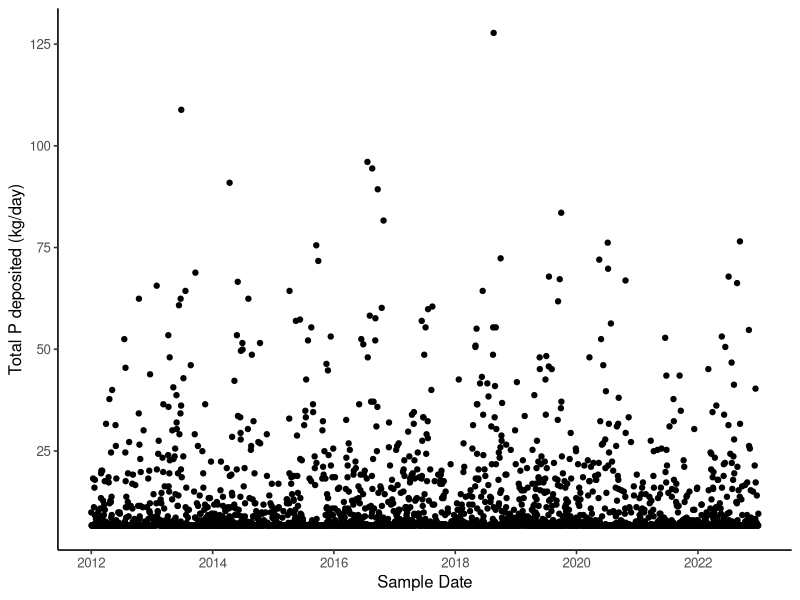
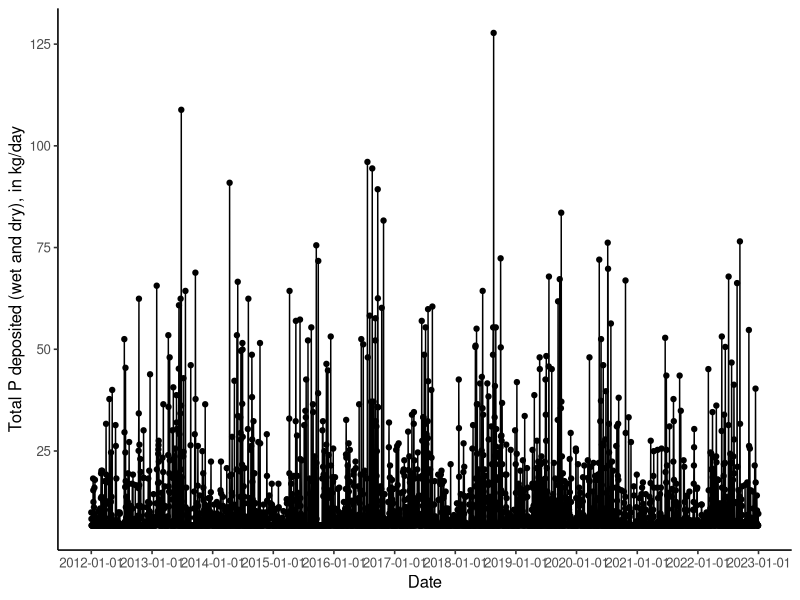
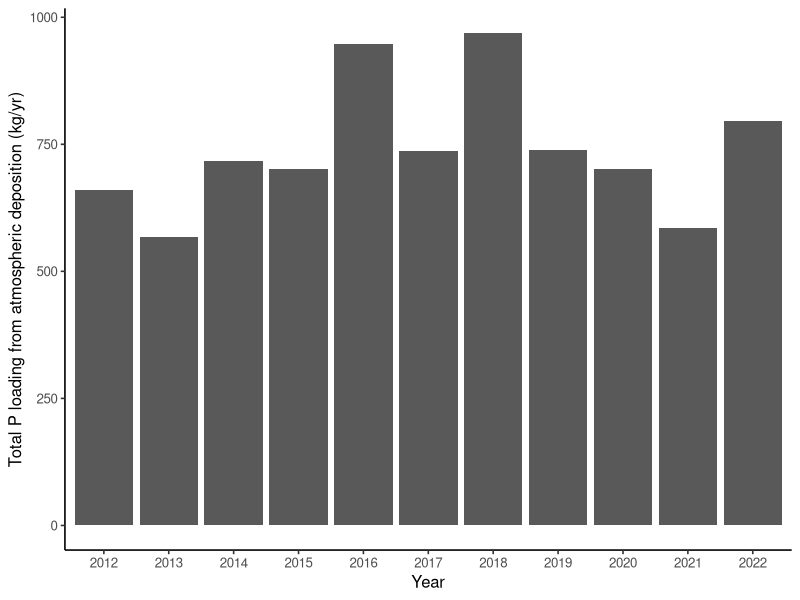
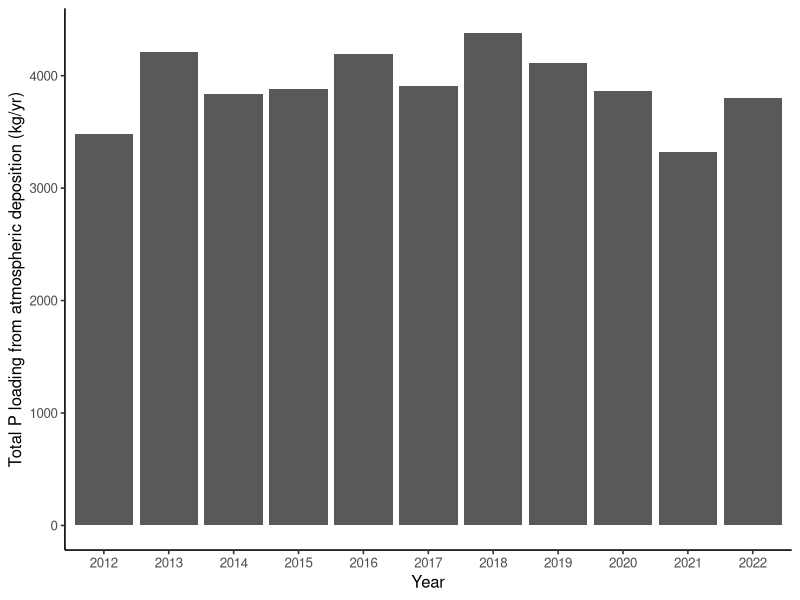

R code for these plots, in order: (Note: this script raises an error after producing the figures.)
## ---- chunk 1
library(dplyr) #needed for reshaping/reformaing data
library(lubridate) #needed for date functions
library(ggplot2) #needed for plots
## ---- chunk 2
precip<- read.csv(file="Original_data/NOAA_Weather_Mendota_2012to2022.csv")
## ---- chunk 3
km2_m2= 1000000/1 #conversion factor from km^2 to m^2
A_lake_m2 = 39.40*km2_m2 #surface area of lake in m^2 
mg_kg = 1/1000000 #conversion factor from mg to kg
in_m = 1/39.3701 #conversion factor from in to m (1 m = 39.701 inches)
m3_L = 1000/1 #conversion factor from m^3 to L (1000 L = 1 m^3)
P_atm_dry = 0.17 #mg P/m2-day rate of P dry deposition during summer (Soranno et 
#al 1997)
P_atm_wet = 0.032 #mg/L rate of P wet deposition (Soranno et al 1997)
## ---- chunk 4
precip<- precip %>%
  mutate(sampledate=as.Date(sampledate, format="%m/%d/%Y", #reformat as date
                            origin="1899-12-30")) %>%
  filter(!Precipitation_in=="T") %>% #remove flagged records with value "T"
  mutate(Precipitation_in=as.numeric(Precipitation_in)) %>% #convert to numeric
  filter(!is.na(Precipitation_in)) %>% #remove NAs
  mutate(dryP_atm_kgday=((P_atm_dry*A_lake_m2)*mg_kg), #calculate dry P
         wetP_atm_kgday=(P_atm_wet*m3_L*(Precipitation_in*in_m*A_lake_m2)*mg_kg),
         #calculate wet P deposited
         totP_atm_kgday=(dryP_atm_kgday+wetP_atm_kgday), #calculate total P_atm
         daynum=format(sampledate, format = "%j")
        )
## ---- chunk 5
ggplot(precip) + 
  geom_point(aes(sampledate, totP_atm_kgday)) +
  theme_classic(base_size = 12) +
  labs(x="Sample Date", y="Total P deposited (kg/day)")
## ---- chunk 6
date_range<- seq( #creates a vector of sequence data
  min(precip$sampledate), #starting at the first sample date
  max(precip$sampledate), #ending at the last sample date
  by="1 day") #observations every 1 day 
interpolated<- approx( #creates a vector of data that linearly interpolates 
  precip$sampledate, #across date
  precip$totP_atm_kgday, #the predicted values of total P
  xout=date_range) #for every 1 day
precip_interp <- data.frame( #creates a new data frame that has 
  sampledate = as.Date(interpolated$x), #measurements every 1 day
                             TotP_kgday=interpolated$y) #predicted total P

precip_interp <-precip_interp %>%
  mutate(daynum=as.integer(format(sampledate, format="%j")), #add column with 
         #daynum for filtering
         Yr=as.integer(format(sampledate, format="%Y")) #add column with Yr 
         )
## ---- chunk 7
ggplot(data=precip_interp, 
       aes(x=sampledate, y=TotP_kgday)) +
  geom_point() +
  geom_line() + 
  theme_classic(base_size=12) +
  labs(x="Date", y="Total P deposited (wet and dry), in kg/day") +
  scale_x_date(date_breaks="1 year") 
## ---- chunk 8
precip_dayavg<- precip_interp %>%  
  filter(daynum >=195 & daynum <= 255) %>%
  summarize(mean=mean(TotP_kgday, #average daily total P loading
                      na.rm=TRUE),
            se=(sd(TotP_kgday, na.rm=TRUE)/sqrt(length(TotP_kgday))),
            min=min(TotP_kgday, na.rm=TRUE),
            max=max(TotP_kgday, na.rm=TRUE)
            )
precip_dayavg
## ---- chunk 9
precip_sumtot<- precip_interp %>%
  filter(daynum>= 195 & daynum <=255) %>% #filter for CyanoHAB season
  group_by(Yr) %>% #group all records by year
  summarise(sum_TP_kgyr=sum(TotP_kgday))  #calculate the total P load
precip_sumtot
## ---- chunk 10
ggplot(precip_sumtot, aes(x=as.factor(Yr), y=sum_TP_kgyr)) +
  geom_col() +
  theme_classic(base_size=12) +
  labs(x="Year", y="Total P loading from atmospheric deposition (kg/yr)") 
## ---- chunk 11
precip_yrtot<- precip_interp %>%
  group_by(Yr) %>% #group all records by year
  summarise(sum_TP_kgyr=sum(TotP_kgday))  #calculate the total P load
precip_yrtot
## ---- chunk 12
ggplot(precip_yrtot, aes(x=as.factor(Yr), y=sum_TP_kgyr)) +
  geom_col() +
  theme_classic(base_size=12) +
  labs(x="Year", y="Total P loading from atmospheric deposition (kg/yr)") 
## ---- chunk 13
precip_sum<- precip_interp %>%
  filter(daynum>= 195 & daynum <=255) #filter for CyanoHAB season
write.csv(precip_sum, file="Cleaned_data/Mendota_P_atm.csv")
